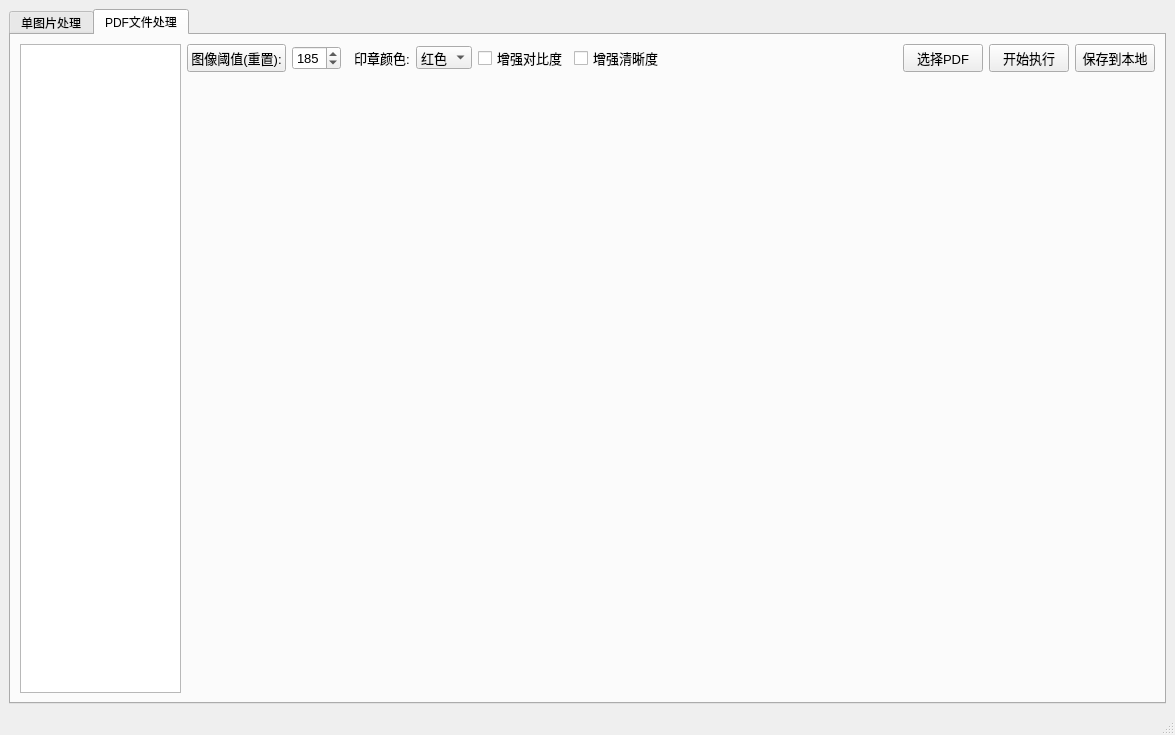
<?xml version="1.0" encoding="UTF-8"?>
<ui version="4.0">
 <class>MainWindow</class>
 <widget class="QMainWindow" name="MainWindow">
  <property name="geometry">
   <rect>
    <x>0</x>
    <y>0</y>
    <width>1175</width>
    <height>735</height>
   </rect>
  </property>
  <property name="windowTitle">
   <string>MainWindow</string>
  </property>
  <widget class="QWidget" name="centralwidget">
   <layout class="QVBoxLayout" name="verticalLayout_2">
    <item>
     <widget class="QTabWidget" name="tabWidget">
      <property name="currentIndex">
       <number>1</number>
      </property>
      <widget class="QWidget" name="tab">
       <property name="font">
        <font>
         <pointsize>10</pointsize>
        </font>
       </property>
       <property name="layoutDirection">
        <enum>Qt::LayoutDirection::LeftToRight</enum>
       </property>
       <attribute name="title">
        <string>单图片处理</string>
       </attribute>
       <layout class="QVBoxLayout" name="verticalLayout" stretch="0,1">
        <item>
         <layout class="QHBoxLayout" name="horizontalLayout_5">
          <item>
           <layout class="QHBoxLayout" name="horizontalLayout">
            <item>
             <widget class="QPushButton" name="pushButton_7">
              <property name="text">
               <string>图像阈值(重置):</string>
              </property>
             </widget>
            </item>
            <item>
             <widget class="QSpinBox" name="spinBox">
              <property name="maximum">
               <number>255</number>
              </property>
              <property name="value">
               <number>185</number>
              </property>
             </widget>
            </item>
           </layout>
          </item>
          <item>
           <layout class="QHBoxLayout" name="horizontalLayout_2">
            <item>
             <widget class="QLabel" name="label_2">
              <property name="text">
               <string>  印章颜色:</string>
              </property>
              <property name="alignment">
               <set>Qt::AlignmentFlag::AlignRight|Qt::AlignmentFlag::AlignTrailing|Qt::AlignmentFlag::AlignVCenter</set>
              </property>
             </widget>
            </item>
            <item>
             <widget class="QComboBox" name="comboBox">
              <property name="layoutDirection">
               <enum>Qt::LayoutDirection::LeftToRight</enum>
              </property>
              <item>
               <property name="text">
                <string>红色</string>
               </property>
              </item>
              <item>
               <property name="text">
                <string>绿色</string>
               </property>
              </item>
              <item>
               <property name="text">
                <string>蓝色</string>
               </property>
              </item>
             </widget>
            </item>
           </layout>
          </item>
          <item>
           <widget class="QCheckBox" name="checkBox">
            <property name="layoutDirection">
             <enum>Qt::LayoutDirection::LeftToRight</enum>
            </property>
            <property name="text">
             <string>增强对比度</string>
            </property>
           </widget>
          </item>
          <item>
           <widget class="QCheckBox" name="checkBox_2">
            <property name="layoutDirection">
             <enum>Qt::LayoutDirection::LeftToRight</enum>
            </property>
            <property name="text">
             <string>增强清晰度</string>
            </property>
           </widget>
          </item>
          <item>
           <layout class="QHBoxLayout" name="horizontalLayout_3">
            <item>
             <spacer name="horizontalSpacer">
              <property name="orientation">
               <enum>Qt::Orientation::Horizontal</enum>
              </property>
              <property name="sizeHint" stdset="0">
               <size>
                <width>40</width>
                <height>20</height>
               </size>
              </property>
             </spacer>
            </item>
            <item>
             <widget class="QPushButton" name="pushButton">
              <property name="text">
               <string>选择图像</string>
              </property>
              <property name="icon">
               <iconset theme="QIcon::ThemeIcon::ZoomFitBest"/>
              </property>
             </widget>
            </item>
            <item>
             <widget class="QPushButton" name="pushButton_2">
              <property name="text">
               <string>开始执行</string>
              </property>
              <property name="icon">
               <iconset theme="QIcon::ThemeIcon::MediaPlaybackStart"/>
              </property>
             </widget>
            </item>
            <item>
             <widget class="QPushButton" name="pushButton_3">
              <property name="text">
               <string>保存到本地</string>
              </property>
              <property name="icon">
               <iconset theme="QIcon::ThemeIcon::DocumentSave"/>
              </property>
             </widget>
            </item>
           </layout>
          </item>
         </layout>
        </item>
        <item>
         <layout class="QHBoxLayout" name="horizontalLayout_4">
          <item>
           <widget class="QLabel" name="label_3">
            <property name="font">
             <font>
              <pointsize>12</pointsize>
             </font>
            </property>
            <property name="text">
             <string/>
            </property>
           </widget>
          </item>
          <item>
           <widget class="QLabel" name="label_4">
            <property name="font">
             <font>
              <family>Microsoft Sans Serif</family>
              <pointsize>12</pointsize>
             </font>
            </property>
            <property name="text">
             <string/>
            </property>
           </widget>
          </item>
         </layout>
        </item>
       </layout>
      </widget>
      <widget class="QWidget" name="tab_2">
       <property name="font">
        <font>
         <pointsize>10</pointsize>
        </font>
       </property>
       <attribute name="title">
        <string>PDF文件处理</string>
       </attribute>
       <layout class="QVBoxLayout" name="verticalLayout_4">
        <item>
         <layout class="QHBoxLayout" name="horizontalLayout_11" stretch="1,6">
          <item>
           <widget class="QListWidget" name="listWidget"/>
          </item>
          <item>
           <layout class="QVBoxLayout" name="verticalLayout_3" stretch="0,1">
            <item>
             <layout class="QHBoxLayout" name="horizontalLayout_9">
              <item>
               <layout class="QHBoxLayout" name="horizontalLayout_6">
                <item>
                 <widget class="QPushButton" name="pushButton_4">
                  <property name="text">
                   <string>图像阈值(重置):</string>
                  </property>
                 </widget>
                </item>
                <item>
                 <widget class="QSpinBox" name="spinBox_2">
                  <property name="maximum">
                   <number>255</number>
                  </property>
                  <property name="value">
                   <number>185</number>
                  </property>
                 </widget>
                </item>
                <item>
                 <widget class="QLabel" name="label">
                  <property name="text">
                   <string>  印章颜色:</string>
                  </property>
                 </widget>
                </item>
                <item>
                 <widget class="QComboBox" name="comboBox_2">
                  <item>
                   <property name="text">
                    <string>红色</string>
                   </property>
                  </item>
                  <item>
                   <property name="text">
                    <string>绿色</string>
                   </property>
                  </item>
                  <item>
                   <property name="text">
                    <string>蓝色</string>
                   </property>
                  </item>
                 </widget>
                </item>
                <item>
                 <widget class="QCheckBox" name="checkBox_3">
                  <property name="text">
                   <string>增强对比度</string>
                  </property>
                 </widget>
                </item>
                <item>
                 <widget class="QCheckBox" name="checkBox_4">
                  <property name="text">
                   <string>增强清晰度</string>
                  </property>
                 </widget>
                </item>
               </layout>
              </item>
              <item>
               <layout class="QHBoxLayout" name="horizontalLayout_7">
                <item>
                 <spacer name="horizontalSpacer_2">
                  <property name="orientation">
                   <enum>Qt::Orientation::Horizontal</enum>
                  </property>
                  <property name="sizeHint" stdset="0">
                   <size>
                    <width>40</width>
                    <height>20</height>
                   </size>
                  </property>
                 </spacer>
                </item>
                <item>
                 <widget class="QPushButton" name="pushButton_5">
                  <property name="text">
                   <string>选择PDF</string>
                  </property>
                  <property name="icon">
                   <iconset theme="QIcon::ThemeIcon::MailAttachment"/>
                  </property>
                 </widget>
                </item>
                <item>
                 <widget class="QPushButton" name="pushButton_6">
                  <property name="text">
                   <string>开始执行</string>
                  </property>
                  <property name="icon">
                   <iconset theme="QIcon::ThemeIcon::MediaPlaybackStart"/>
                  </property>
                 </widget>
                </item>
                <item>
                 <widget class="QPushButton" name="pushButton_8">
                  <property name="text">
                   <string>保存到本地</string>
                  </property>
                  <property name="icon">
                   <iconset theme="QIcon::ThemeIcon::DocumentSave"/>
                  </property>
                 </widget>
                </item>
               </layout>
              </item>
             </layout>
            </item>
            <item>
             <layout class="QHBoxLayout" name="horizontalLayout_8">
              <item>
               <widget class="QLabel" name="label_5">
                <property name="text">
                 <string/>
                </property>
               </widget>
              </item>
              <item>
               <widget class="QLabel" name="label_6">
                <property name="text">
                 <string/>
                </property>
               </widget>
              </item>
             </layout>
            </item>
           </layout>
          </item>
         </layout>
        </item>
       </layout>
      </widget>
     </widget>
    </item>
   </layout>
  </widget>
  <widget class="QStatusBar" name="statusbar"/>
  <action name="actionZ">
   <property name="checkable">
    <bool>true</bool>
   </property>
   <property name="text">
    <string>Z</string>
   </property>
  </action>
 </widget>
 <resources/>
 <connections/>
</ui>
